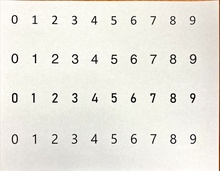
%> input picture Original Photos/Original1.jpeg, 220 x 171 px, shrunk from 2401 x 1870 before the run
$ octave character_recognition_0_9.m   (GNU Octave 9; MATLAB toolbox functions it lacks are replaced by stand-ins)
%> lines starting %> are read from the running program, lines starting %| are printed output that depends on the picture
### getInputImage.m
function im = getInputImage()
% Asks user for input image
%
% Lucas Gillette ECE438 Final Project
% 10/31/2022

[file, path] = uigetfile({'*jpeg'; '*.png'; '*jpg'; '*bmp'; '*tiff'; '*.*'},...
    'Select Input Image');
%> the answer given: Original Photos/Original1.jpeg

if file == 0
    error('No input image selected');
end

fullFilePath = fullfile(path, file);
im = imread(fullFilePath);
%> im is the input picture: size 171x220x3 uint8; mean R, G, B 234.8, 232.8, 224.9


end

### medianFilt.m
function [imOut] = medianFilt(im, sz)
% perform median filtering operation
%
% Lucas Gillette
% 11/5/2022

[row, col] = size(im);
imOut = zeros(size(im));

windowSize = (sz - 1)/2;

for r = windowSize + 1:row - windowSize
   for c = windowSize + 1:col - windowSize
      window =  im(r-windowSize:r+windowSize, c-windowSize:c+windowSize);
      imOut(r, c) = median(window, 'all');
   end
end

end

### character_recognition_0_9.m
%%%%%%%%%%%%%%%%%%%%%%%%%%%%%%%%%%%%%%%%%%%%%
%     ECE438 Final Project Fall 2022
%
%      Chad Robke & Lucas Gillette
%
%   Typed optical character recognition
%              Digits 0-9
%%%%%%%%%%%%%%%%%%%%%%%%%%%%%%%%%%%%%%%%%%%%%

clear; close all;

strOut = '-1';

% get input image from user
fprintf('Select Input Image\r\n\n');
im = getInputImage();

% if RGB convert to grayscale
im = rgb2gray(im);
%> im: size 171x220 uint8

% invert image
im = 255 - im;
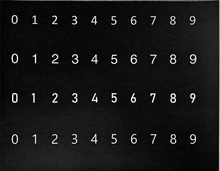
%> im: size 171x220 uint8; min 0, max 255, mean 22.4

% median filter to remove noise
im = cast(medianFilt(im, 11), 'uint8');
%> after the loop in medianFilt, `for r = windowSize + 1:row - windowSize`:
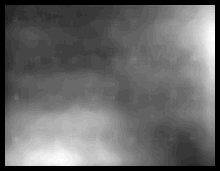
%> imOut: size 171x220 double; min 0, max 36, mean 14.8; drawn with min black and max white

% hysteresis threshold
%> (the run ends here)

$ run again, on Original Photos/Original3.jpeg
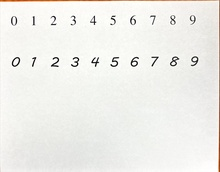
%> input picture Original Photos/Original3.jpeg, 220 x 172 px, shrunk from 2393 x 1870 before the run
%> in getInputImage, im is the input picture: size 172x220x3 uint8; mean R, G, B 239.1, 238.6, 234.3
%> `im = 255 - im;`:
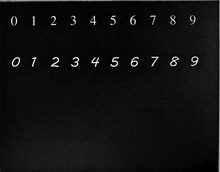
%> im: size 172x220 uint8; min 0, max 255, mean 16.7
%> after the loop in medianFilt, `for r = windowSize + 1:row - windowSize`:
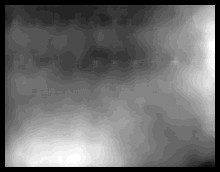
%> imOut: size 172x220 double; min 0, max 27, mean 11.7; drawn with min black and max white
